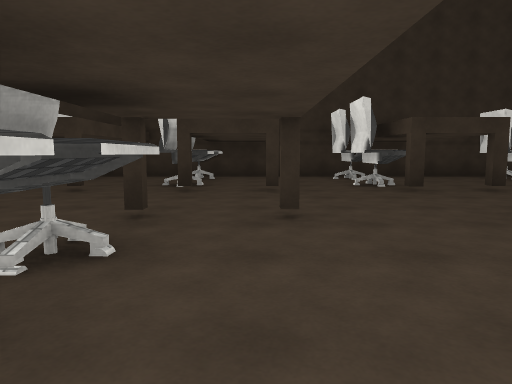
view 1 (above)

23 first-person views from a walk through a Unity game level. The camera is 1.2 m above the floor, tilts 6° down and sees 70° across. The floor is counted in squares, 2 m on a side. Each view is taken from the middle of a square. On the plan, view 1 faces up. The plan holds only what a view shows up to about 10 squares ahead; the rest is blank. The place goes on beyond the plan. Some animated figures are left out. Surface patterns are stand-ins for the level's own textures.

view 2
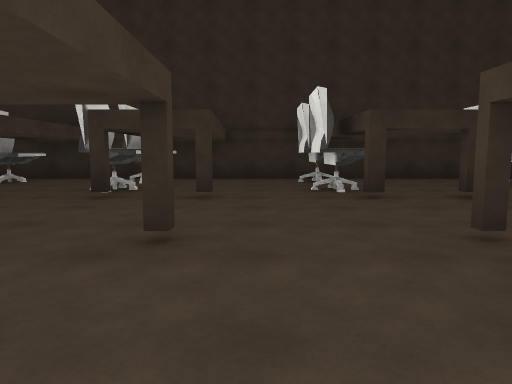

view 3
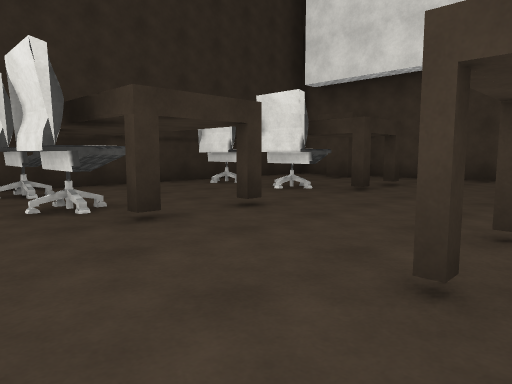

view 4
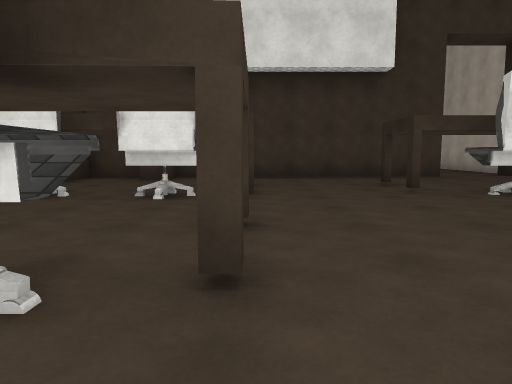

view 5
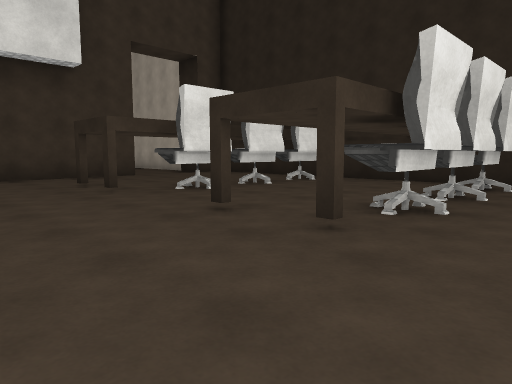

view 6
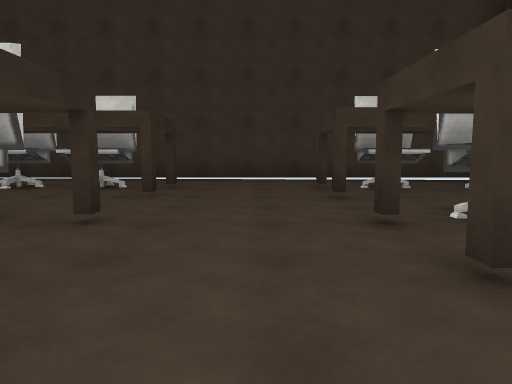

view 7
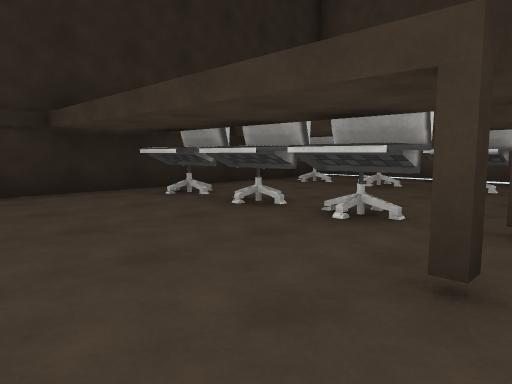

view 8
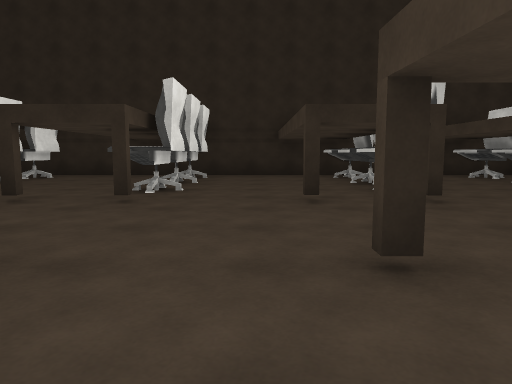

view 9
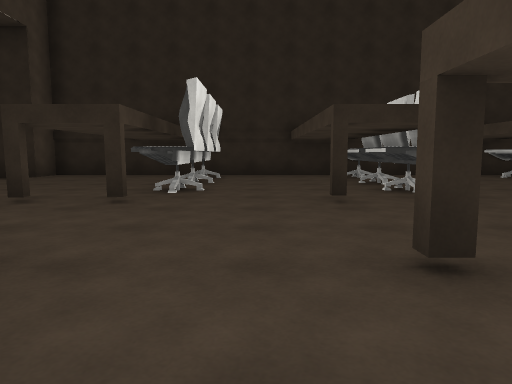

view 10
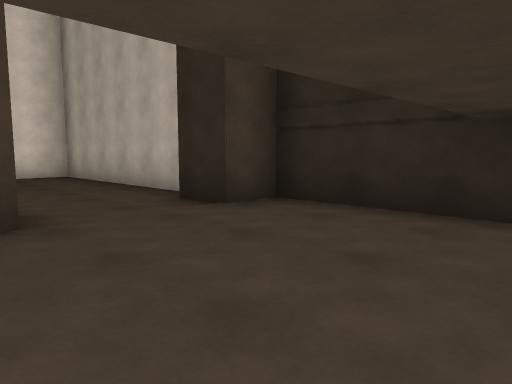

view 11
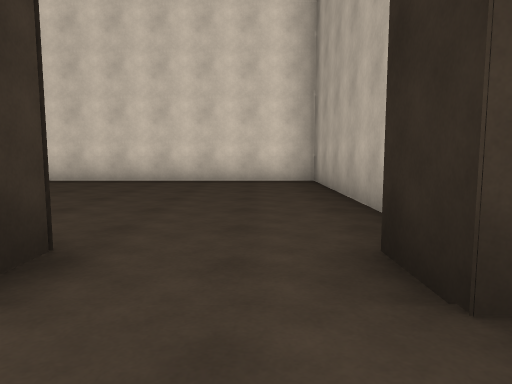

view 12
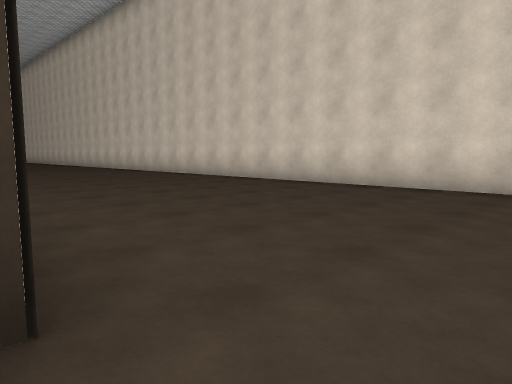

view 13
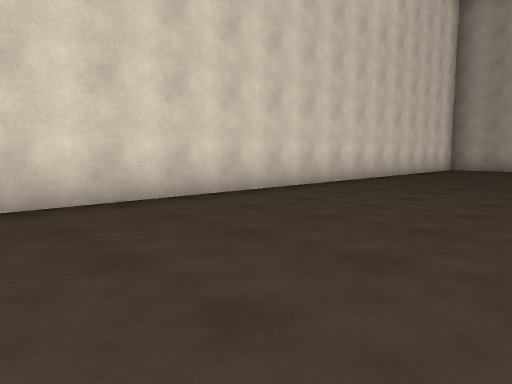

view 14
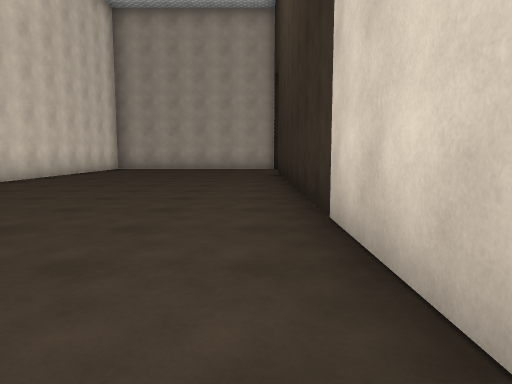

view 15
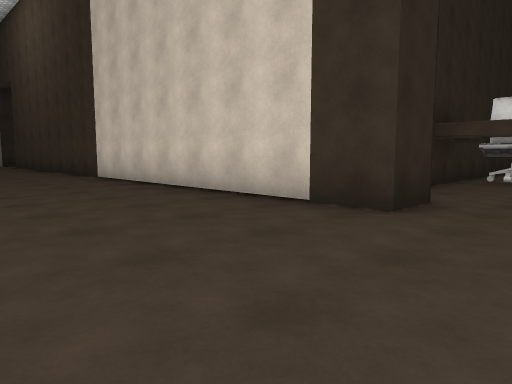

view 16
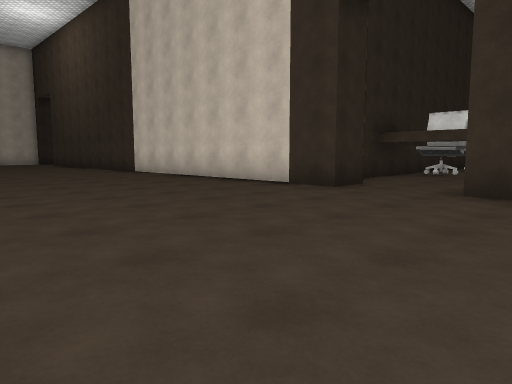

view 17
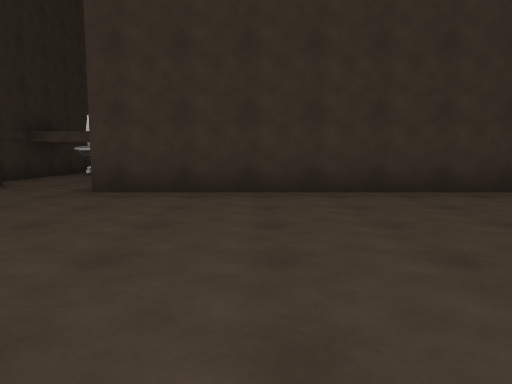

view 18
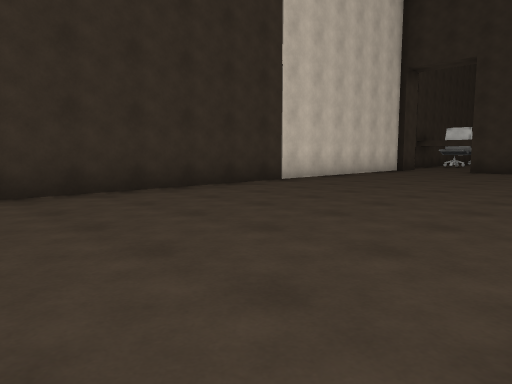

view 19
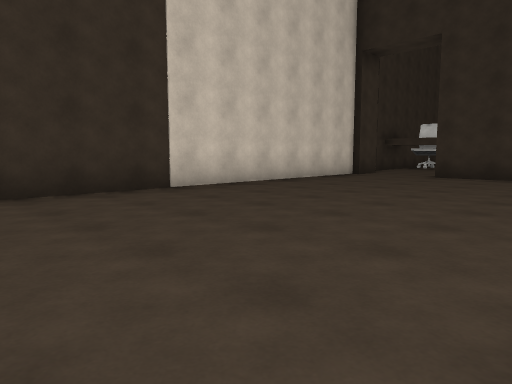

view 20
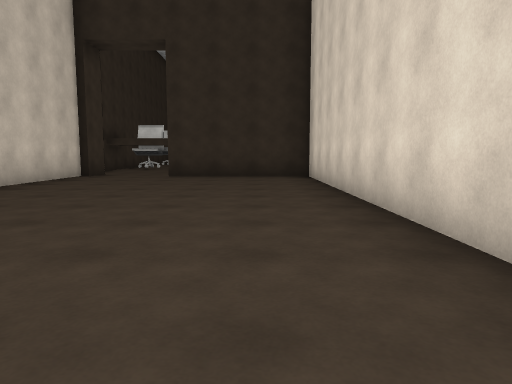

view 21
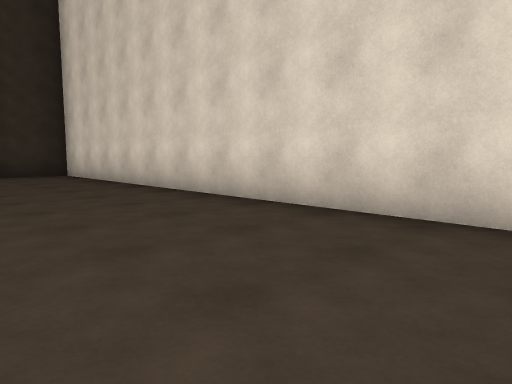

view 22
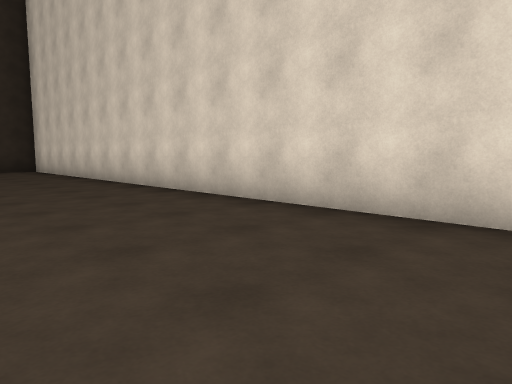

view 23
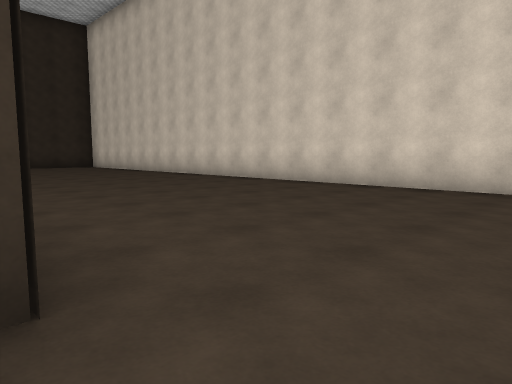

### Floor plan
Key: @ floor where view 1 was taken; # wall or solid block; x gap in a wall; . floor.
Columns run from 6 left of view 1 to 18 right of it. Each row starts with its distance up from view 1.
 35                  #..#####
 34                  #......#
 33                  #......#
 32                  #......#
 31                  #......#
 30                  #......#
 29                  #......#
 28                  #......#
 27                  #......#
 26                  #......#
 25                  #......#
 24                  #......#
 23                  #......#
 22                  #......#
 21                  #......#
 20                  #......#
 19                .........#
 18             x...........
 17           ..#....#.....
 16          #########.....
 15                  #.....
 14                  #.....
 13                  #.....
 12                  #......#
 11 ##################......#
 10 #................#......#
  9 #x#..#......#....#......#
  8 #...............##......#
  7 #x#..#...#..#....#......#
  6 #.##.#...##......#......#
  5 #................#......#
  4 #..#..#...#...#..#......#
  3 #................#......#
  2 #.#..#...#..#....#......#
  1 #.#..#...#..#...........#
  0 #.....@.................#
 -1 #.#..#...#..#....#......#
 -2 #########################

Where each view was taken, in squares from view 1:
view 1: 0 up, 0 right, facing up
view 2: 1 up, 1 right, facing up
view 3: 3 up, 1 right, facing up-right
view 4: 6 up, 1 right, facing right
view 5: 6 up, 1 right, facing down-right
view 6: 5 up, 2 right, facing left
view 7: 4 up, 2 right, facing down-left
view 8: 8 up, 1 right, facing down
view 9: 8 up, 5 right, facing down
view 10: 2 up, 7 right, facing down-right
view 11: 0 up, 9 right, facing right
view 12: 0 up, 11 right, facing up-right
view 13: 13 up, 13 right, facing down-right
view 14: 13 up, 12 right, facing down
view 15: 19 up, 15 right, facing down-left
view 16: 21 up, 17 right, facing down-left
view 17: 22 up, 17 right, facing left
view 18: 22 up, 17 right, facing up-left
view 19: 25 up, 17 right, facing up-left
view 20: 25 up, 16 right, facing up
view 21: 24 up, 14 right, facing up-right
view 22: 21 up, 14 right, facing up-right
view 23: 18 up, 11 right, facing up-right
